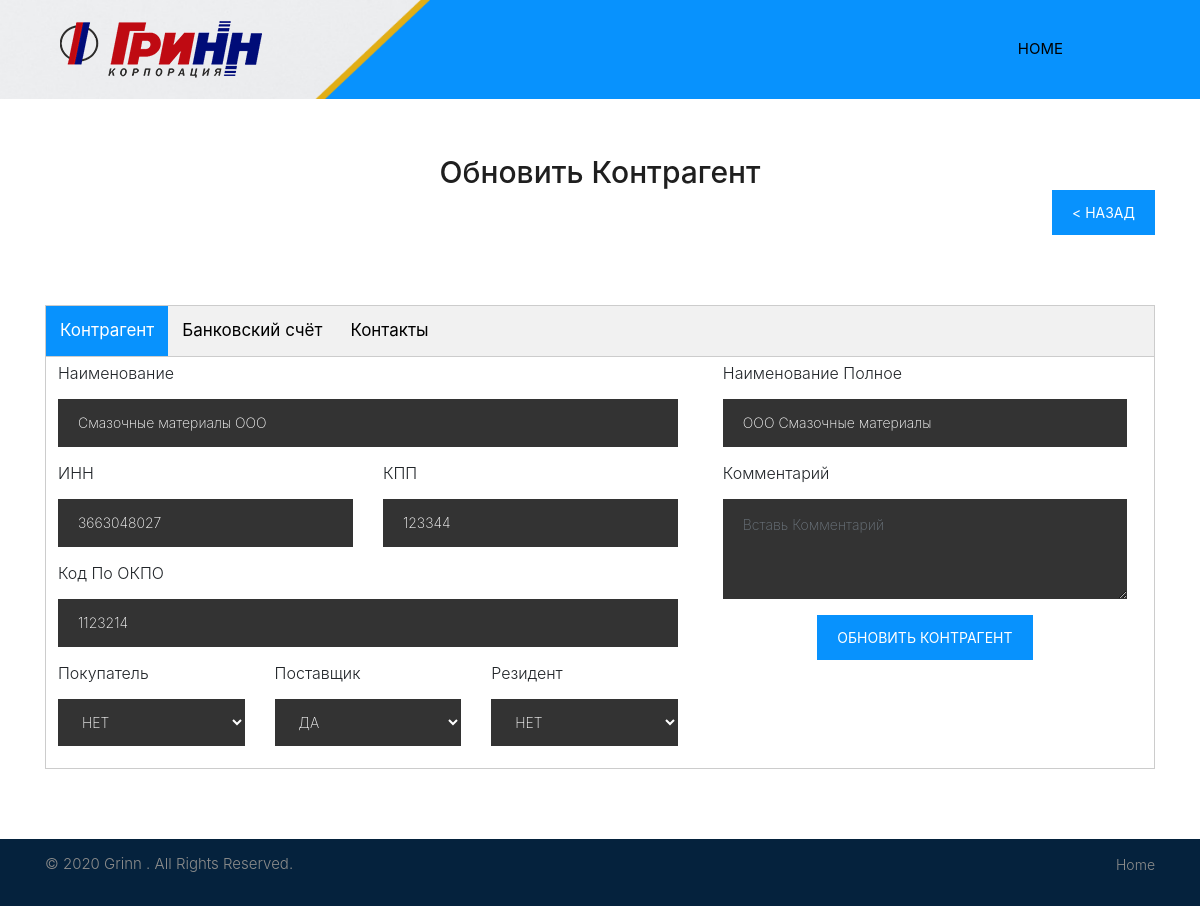
Screenshot of /edit_contragent_1c8.php?contragent_id=1 with the database file from the repository.
### tables this page shows
create table _Reference85 (
      id                              bigint not null unique auto_increment,
      _IDRRef                        text,     
     _Code                           text,     
     _Fld1531RRef                    text,     
     _Description                    text,     
     _Fld1529                        text,     
     _Fld1524                        text ,    
     _Fld1528                        text,     
     _Fld1527                        text,     
     _Fld1526                        text,     
     _Fld1535                        text,     
     _Fld1536                        text,     
     _Fld1540                        text,     




     primary key (id)
);

### classes/Db_1C8.php (called while the page is built, shortened)
<?php
$filepath = realpath(dirname(__FILE__));
include_once ($filepath."/../lib/database_1c8.php");
?>
<?php
    class  Db_1C8
    {
        private $db;
        public function __construct()
        {
            $this->db = new Database_1c8();
        }
        public function getContragentById($contragent_id)
        {
            $query = "SELECT
                             contr.* ,
                             ba._Description as bank_account_name,
                             ba._Fld1151 as bank_account_number,
                             ba._Fld1154 as bank_corres,
                             bn._Code as bik,
                             bn._Description as bank_name,
                             bn._Fld1146 as corres_bank,
                             bn._Fld1147 as bank_city,
                             bn._Fld1148 as bank_address,
                             bn._Fld1149 as bank_telephone
                      FROM
                             _reference85  as  contr
                             LEFT JOIN _reference14 ba on ba._IDRRef = contr._Fld1531RRef
                             JOIN _reference13 bn on bn._IDRRef = ba._Fld1152RRef
                      WHERE contr.id = '$contragent_id'";
            return $result = $this->db->select($query);
        }
    }

### lib/database_1c8.php (called while the page is built, shortened)
<?php
    Class Database_1c8{
        public $host   = DB_HOST;
        public $user   = DB_USER;
        public $pass   = DB_PASS;
        public $dbname = DB_NAME;
        public $link;
        private function connectDB(){
            $this->link = new mysqli($this->host, $this->user, $this->pass, $this->dbname);
            mysqli_query($this->link, "set names utf8");
        }
        public function select($query){
            $result = $this->link->query($query) or die($this->link->error.__LINE__);
            if($result->num_rows > 0){
                return $result;
            } else {
                return false;
            }
        }
    }

### edit_contragent_1c8.php (the view, shortened to what this page needs)
<?php  include("inc/header_1c8.php") ?>
<link rel="stylesheet" href="css/main.css">
<div class="innerpage_banner">
    <div class="container">
        <div class="row">
            <div class="col-md-12">
                <h2 style="text-align: center">Обновить Контрагент</h2>
                <div class="submit-button " style="float: right">
                    <a href="1c8.php"><button class="btn btn-common" id="submit" type="submit">< Назад </button></a>
                </div>
            </div>
        </div>
    </div>
</div>
<?php
if(isset($_GET['contragent_id'])){
    $contragent_id = $_GET['contragent_id'];
    $getContragentById = $contragent_1c8->getContragentById($contragent_id);
    if($getContragentById){
        $row = $getContragentById->fetch_assoc();
         $naimnovanie_polnoe = $row['_Fld1529'];
    }
}
?>
<div id="contact" class="contact-box">
    <div class="container">
        <div class="tab">
            <button class="tablinks" onclick="openCity(event, 'contragent')" id="defaultOpen">Контрагент</button>
            <button class="tablinks" onclick="openCity(event, 'account')">Банковский счёт</button>
            <button class="tablinks" onclick="openCity(event, 'contacts')">Контакты</button>
        </div>
        <div id="contragent" class="tabcontent">
            <form method="post" action="">
                <div class="row">
                    <div class="col-lg-7 col-sm-7 col-xs-12">
                        <div class="contact-block">
                            <div class="row">
                                <div class="col-md-12">
                                    <p>Наименование</p>
                                    <div class="form-group">
                                        <input style="color: #fff" type="text" class="form-control" id="name" name="name" placeholder="Вставь Наименование" required data-error="Please enter Наименование" value="<?php echo $row['_Description'] ?>">
                                    </div>
                                </div>
                                <div class="col-md-6">
                                    <p>ИНН</p>
                                    <div class="form-group">
                                        <input style="color: #fff" type="text" class="form-control" id="inn" name="inn" placeholder="Вставь ИНН" data-error="Please enter ИНН" value="<?php echo $row['_Fld1524'] ?>">
                                    </div>
                                </div>
                                <div class="col-md-6">
                                    <p>КПП</p>
                                    <div class="form-group">
                                        <input style="color: #fff" type="text" placeholder="Вставь КПП" id="kpp" class="form-control" name="kpp"  data-error="Please enter КПП" value="<?php echo $row['_Fld1528'] ?>">
                                    </div>
                                </div>
                                <div class="col-md-12">
                                    <p>Код По ОКПО</p>
                                    <div class="form-group">
                                        <input style="color: #fff" type="text" class="form-control" id="code_po_okpo" name="okpo" placeholder="Вставь Код По ОКПО"  data-error="Please enter Код По ОКПО" value="<?php echo $row['_Fld1526'] ?>">
                                    </div>
                                </div>
                                <div class="col-md-4">
                                    <p>Покупатель</p>
                                    <div class="form-group">
                                        <select style="color: #fff" class="form-control" name="pokupatel">
                                            <?php
                                            if($row['_Fld1535'] == 0){ ?>
                                                <option selected="selected" value="0">НЕТ</option>
                                            <?php } else{?>
                                                <option selected="selected"  value="1">ДА</option>
                                                <option value="0">НЕТ</option>
                                            <?php   } ?>
                                        </select>
                                    </div>
                                </div>
                                <div class="col-md-4">
                                    <p>Поставщик</p>
                                    <div class="form-group">
                                        <select style="color: #fff" class="form-control" name="postavshik">
                                            <?php
                                            if($row['_Fld1536'] == 0){ ?>
                                                <option selected="selected" value="0">НЕТ</option>
                                                <option value="1">ДА</option>
                                            <?php } else{?>
                                                <option selected="selected"  value="1">ДА</option>
                                            <?php   } ?>
                                        </select>
                                    </div>
                                </div>
                                <div class="col-md-4">
                                    <p>Резидент</p>
                                    <div class="form-group">
                                        <select style="color: #fff" class="form-control" name="ne_yavlyaetsya_rezidentom" >
                                            <?php
                                            if($row['_Fld1540'] == 0){ ?>
                                                <option selected="selected" value="0">НЕТ</option>
                                            <?php } else{?>
                                                <option selected="selected"  value="1">ДА</option>
                                                <option value="0">НЕТ</option>
                                            <?php   } ?>
                                        </select>
                                    </div>
                                </div>
                            </div>
                        </div>
                    </div>
                    <div class="col-lg-5 col-sm-5 col-xs-12">
                        <div class="left-contact">
                            <div class="contact-block">
                                <div class="col-md-12">
                                    <p>Наименование Полное</p>
                                    <div class="form-group">
                                        <input style="color: #fff" type="text" placeholder=" ВставьНаименование Полное" id="naimnovanie_polnoe" class="form-control" name="naimnovanie_polnoe" data-error="Please enter Наименование Полное" value="<?php    $r = str_ireplace('"','',"$naimnovanie_polnoe"); echo $r; ?>">
                                    </div>
                                </div>
                                <div class="col-md-12">
                                    <p>Комментарий</p>
                                    <div class="form-group">
                                        <textarea style="color: #fff" class="form-control" id="commentary" name="commentary" placeholder="Вставь Комментарий" rows="2" data-error="Write your Комментарий" ><?php echo $row['_Fld1527'] ?></textarea>
                                    </div>
                                </div>
                                <div class="col-md-12">
                                    <div class="submit-button text-center">
                                        <button name="update_contragent" class="btn btn-common" id="submit" type="submit">Обновить Контрагент</button>
                                    </div>
                                </div>
                            </div>
                        </div>
                    </div>
                </div>
            </form>
        </div>
    </div>
</div>
<?php  include("inc/footer.php")  ?>

### css/style.css (style rules this page uses)
body { color: #666666; font-size: 15px; font-family: 'Poppins', sans-serif; line-height: 1.80857; }
a { color: #1f1f1f; text-decoration: none !important; outline: none !important; -webkit-transition: all .3s ease-in-out; -moz-transition: all .3s ease-in-out; -ms-transition: all .3s ease-in-out; -o-transition: all .3s ease-in-out; transition: all .3s ease-in-out; }
h1, h2, h3, h4, h5, h6 { letter-spacing: 0; font-weight: normal; position: relative; padding: 0 0 10px 0; font-weight: normal; line-height: 120% !important; color: #1f1f1f; margin: 0 }
h2 { font-size: 22px }
a { color: #1f1f1f; text-decoration: none; outline: none; }
a, .btn { text-decoration: none !important; outline: none !important; -webkit-transition: all .3s ease-in-out; -moz-transition: all .3s ease-in-out; -ms-transition: all .3s ease-in-out; -o-transition: all .3s ease-in-out; transition: all .3s ease-in-out; }
.contact-box { padding: 70px 0px; }
.contact-block .form-group .form-control { background: #333; height: 48px; font-size: 14px; border: 0; padding: 5px 20px; -webkit-box-shadow: none; box-shadow: none; border-radius: 0; font-weight: 200; letter-spacing: 0px; }
.submit-button .btn-common { background-color: #0892fd; height: 45px; line-height: 45px; font-size: 14px; font-weight: 400; color: #fff; padding: 0 20px; border: 0; outline: 0; text-transform: uppercase; border-radius: 0px; -webkit-transition: all 0.3s; -moz-transition: all 0.3s; -o-transition: all 0.3s; -ms-transition: all 0.3s; transition: all 0.3s; border-radius: 0; opacity: 1; }
.contact-block .form-group textarea.form-control { height: 100px; padding-top: 15px; }
select.form-control:not([size]):not([multiple]) { height: calc(45px + 2px); }
p { margin-top: 5px; margin-bottom: 1rem; font-size: 16px; font-weight: 300; line-height: normal; }
.innerpage_banner h2 { margin: 55px 0 0; padding: 0; font-size: 30px; text-align: left; font-weight: 500; position: relative; }

### css/main.css (style rules this page uses)
.tab { overflow: hidden; border: 1px solid #ccc; background-color: #f1f1f1; }
.tab button { background-color: inherit; float: left; border: none; outline: none; cursor: pointer; padding: 12px 14px; transition: 0.3s; font-size: 17px; }
.tab button.active { background-color: #0892fd; color: #fff; }
.tabcontent { display: none; padding: 6px 12px; border: 1px solid #ccc; border-top: none; }

### css/timeline.css (style rules this page uses)
* { box-sizing: border-box; }

### rows the page displays
_reference85: name "Смазочные материалы ООО", inn "3663048027", kpp "123344", okpo "1123214", pokupatel "НЕТ", postavshik "ДА", ne_yavlyaetsya_rezidentom "НЕТ", naimnovanie_polnoe "ООО Смазочные материалы"
